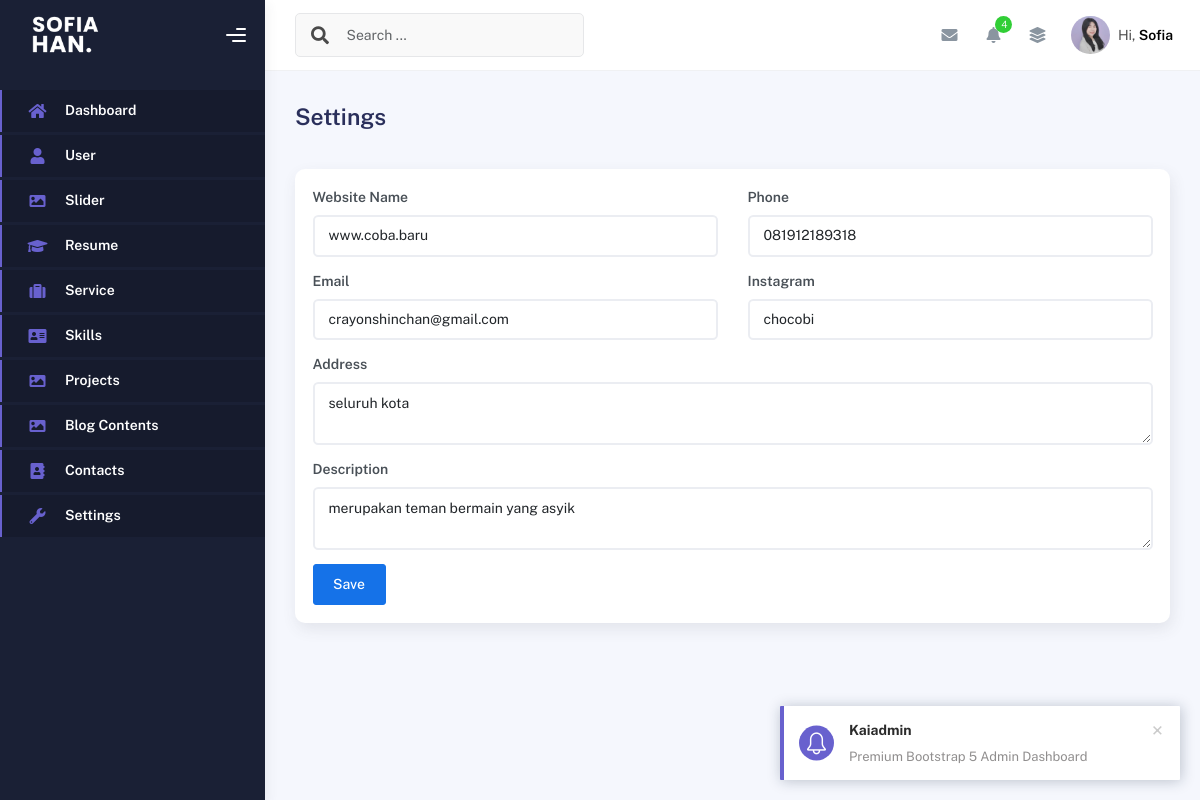
The page /settings.php on the database its author committed.
### tables this page shows
CREATE TABLE `settings` (
  `id` int(11) NOT NULL,
  `website_name` varchar(50) NOT NULL,
  `email` varchar(50) NOT NULL,
  `phone` varchar(15) NOT NULL,
  `address` text DEFAULT NULL,
  `description` varchar(255) DEFAULT NULL,
  `ig` varchar(50) DEFAULT NULL,
  `created_at` timestamp NOT NULL DEFAULT current_timestamp(),
  `update_at` timestamp NULL DEFAULT NULL ON UPDATE current_timestamp()
);

### settings.php (the view, shortened to what this page needs)
<?php
include "config/koneksi.php";
$query = mysqli_query($conn, "SELECT * FROM settings LIMIT 1");
$row = mysqli_fetch_assoc($query);
?>
<!DOCTYPE html>
<html lang="en">
<head>
    <?php
    include "inc/css.php";
    ?>
</head>
<body>
    <div class="wrapper">
        <?php
        include "inc/sidebar.php";
        ?>
        <div class="main-panel">
            <div class="main-header">
                <?php
                include "inc/navbar.php";
                ?>
            </div>
            <div class="container">
                <div class="page-inner">
                    <div class="d-flex align-items-left align-items-md-center flex-column flex-md-row pt-2 pb-4">
                        <div>
                            <h3 class="fw-bold mb-3">Settings</h3>
                        </div>
                    </div>
                    <div class="row">
                        <div class="col-sm-6 col-md-12">
                            <div class="card">
                                <div class="card-body">
                                    <form action="" method="post">
                                        <div class="row">
                                            <div class="col-sm-6">
                                                <div class="mb-3">
                                                    <label for="" class="form-label fw-bold">Website Name</label>
                                                    <input type="text" name="website_name" class="form-control" required
                                                        value="<?php echo isset($row) ? $row['website_name'] : '' ?>">
                                                </div>
                                                <div class="mb-3">
                                                    <label for="" class="form-label fw-bold">Email</label>
                                                    <input type="email" name="email" class="form-control" required
                                                        value="<?php echo isset($row) ? $row['email'] : '' ?>">
                                                </div>
                                            </div>
                                            <div class="col-sm-6">
                                                <div class="mb-3">
                                                    <label for="" class="form-label fw-bold">Phone</label>
                                                    <input type="number" name="phone" class="form-control" required
                                                        value="<?php echo isset($row) ? $row['phone'] : '' ?>">
                                                </div>
                                                <div class="mb-3">
                                                    <label for="" class="form-label fw-bold">Instagram</label>
                                                    <input type="text" name="ig" class="form-control" required
                                                        value="<?php echo isset($row) ? $row['ig'] : '' ?>">
                                                </div>
                                            </div>
                                        </div>
                                        <div class="row">
                                            <div class="col-lg-12">
                                                <div class="mb-3">
                                                    <label for="" class="form-label fw-bold">Address</label>
                                                    <textarea name="address" id=""
                                                        class="form-control"><?php echo isset($row) ? $row['address'] : '' ?></textarea>
                                                </div>
                                                <div class="mb-3">
                                                    <label for="" class="form-label fw-bold">Description</label>
                                                    <textarea name="description" id=""
                                                        class="form-control"><?php echo isset($row) ? $row['description'] : '' ?></textarea>
                                                </div>
                                            </div>
                                        </div>
                                        <button class="btn btn-primary" type:"submit" name="save">Save</button>
                                    </form>
                                </div>
                            </div>
                        </div>
                    </div>
                </div>
</body>
</html>

### rows shown on the page
settings: website_name "www.coba.baru", email "crayonshinchan@gmail.com", phone "081912189318", ig "chocobi", address "seluruh kota", description "merupakan teman bermain yang asyik"
